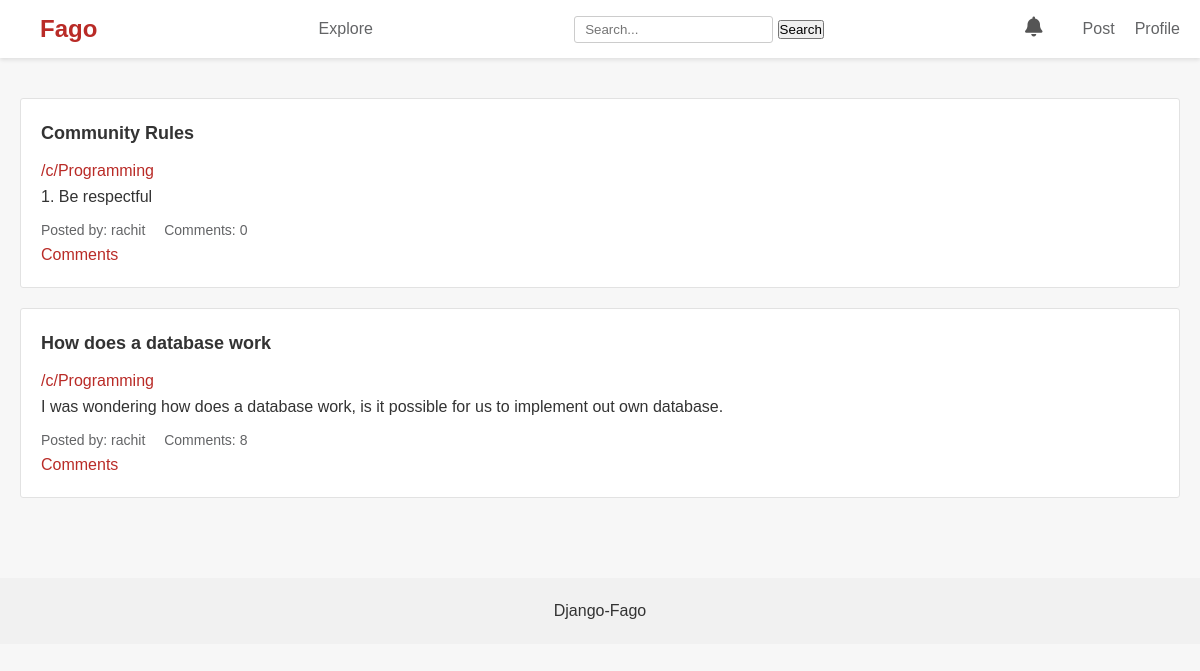
Screenshot of / (signed in) with the database file from the repository.
### posts/models.py (models this page shows, shortened)
class Post(models.Model):
    title = models.CharField(max_length=255)
    content = models.TextField()
    image = models.ImageField(upload_to=settings.POSTS_PICS_DIR,
                              blank=True,
                              null=True)
    author = models.ForeignKey(User, on_delete=models.CASCADE)
    posted_at = models.DateTimeField(timezone.now, default=timezone.now)
    community = models.ForeignKey(Community, related_name='posts', on_delete=models.CASCADE, default=None, null=True)
    pinned = models.BooleanField(default=False)

### communities/models.py (models this page shows)
class Community(models.Model):
    name = models.CharField(max_length=100, unique=True)
    description = models.TextField()
    owner = models.ForeignKey(User, on_delete=models.SET_NULL, null=True)
    members = models.ManyToManyField(User, related_name='communities')
    def __str__(self) -> str:
        return self.name

### posts/views.py (the view)
# urls.py: 2. Add a URL to urlpatterns:  path('', views.home, name='home')
def home(request):
    posts = Post.objects.order_by('-posted_at')
    context = {
        'posts': posts,
    }
    return render(request, "posts/index.html", context=context)

### posts/templates/posts/index.html (shortened to what this page needs)
{% extends "posts/base.html" %}
{% block content %}
<main class="container">
    <div class="posts">
        {% for post in posts %}
        <div class="post">
            <h2>{{ post.title }}</h2>
            <a href="{% url 'community' post.community %}" class="hi">/c/{{ post.community }}</a>
            <p>{{ post.content }}</p>
            <div class="post-meta">
                <span>Posted by: {{ post.author }}</span>
                <span>Comments: {{ post.comment_set.count }}</span>
            </div>
            <a href="{% url 'read-post' post.id %}" class="hi">Comments</a>
        </div>
        {% endfor %}
    </div>
</main>
{% endblock %}

### static/css/style.css (style rules this page uses)
* { margin: 0; padding: 0; box-sizing: border-box; }
body { font-family: Arial, sans-serif; line-height: 1.6; color: #333; background-color: #f7f7f7; }
.container { max-width: 1200px; margin: 0 auto; padding: 20px; }
.posts { margin-top: 20px; }
.post { background-color: #fff; border: 1px solid #e2e2e2; border-radius: 3px; padding: 20px; margin-bottom: 20px; }
.post h2 { font-size: 18px; margin-bottom: 10px; }
.post-meta { font-size: 14px; color: #636466; margin-top: 10px; }
.post-meta span { margin-right: 15px; }
.hi { text-decoration: none; color: #b92b27; }

### rows the page displays
Post: title "Community Rules", community "Programming", content "1. Be respectful", author "rachit", comment_set.count "0"
Post: title "How does a database work", community "Programming", content "I was wondering how does a database work, is it possible for us to implement out own database.", author "rachit", comment_set.count "8"
